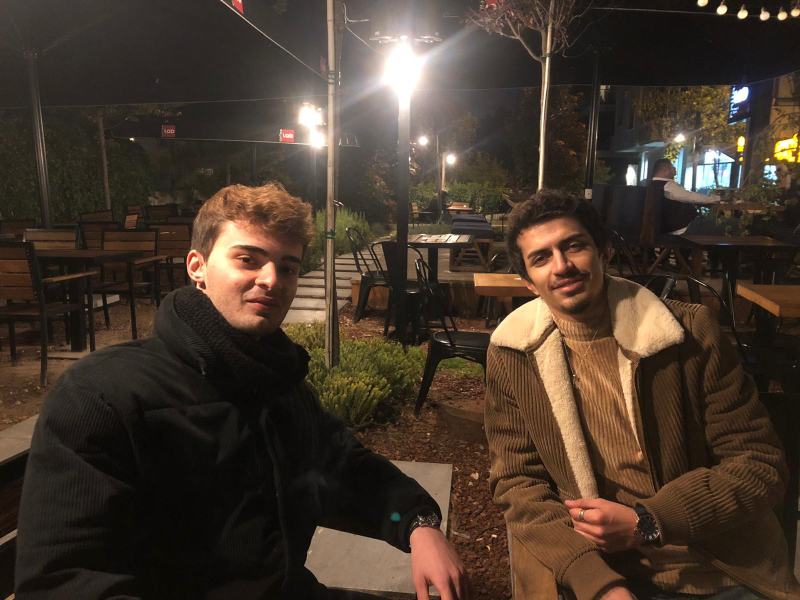
#> input picture temel_islemler/ank.jpeg, 1600 x 1200 px (shown at 1/2 size)
$ python morfolojik_islemler.py
#> lines starting #> are read from the running program, lines starting #| are printed output that depends on the picture
import cv2
import numpy as np

img = cv2.imread("ank.jpeg",0)
#> img: shape (1200, 1600); min 0, max 255, mean 59.7
img = cv2.resize(img,(640,480))
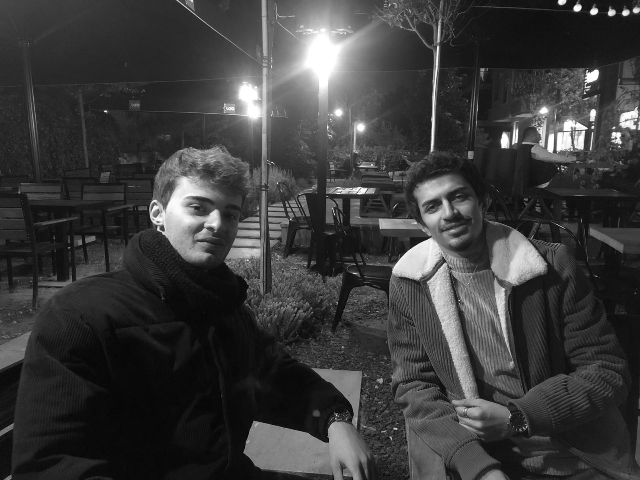
#> img: shape (480, 640); min 3, max 255, mean 59.7

kernel = np.ones((5,5),np.uint8)
opening = cv2.morphologyEx(img,cv2.MORPH_OPEN,kernel)
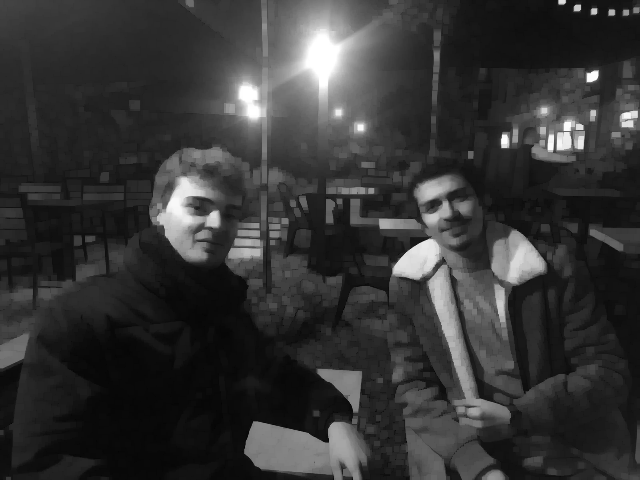
#> opening: shape (480, 640); min 3, max 255, mean 53.2
closing = cv2.morphologyEx(img,cv2.MORPH_CLOSE,kernel)
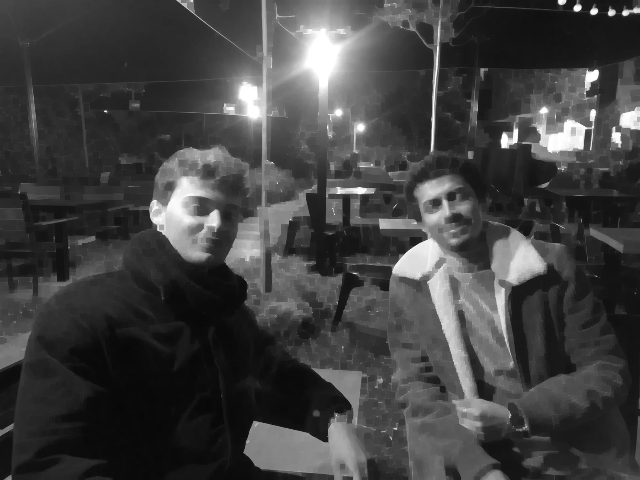
#> closing: shape (480, 640); min 8, max 255, mean 65.5
erosion = cv2.erode(img,kernel,iterations = 1)
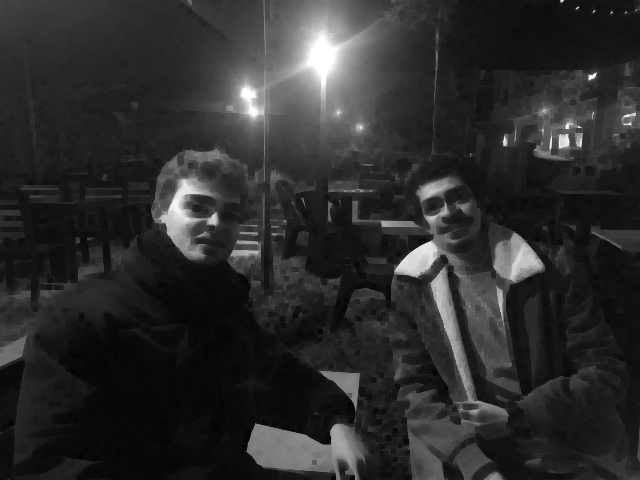
#> erosion: shape (480, 640); min 3, max 255, mean 44.7
dilation = cv2.dilate(img,kernel,iterations = 1)
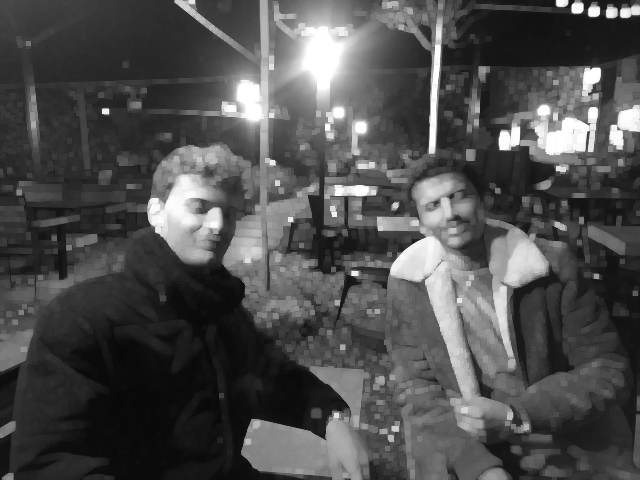
#> dilation: shape (480, 640); min 8, max 255, mean 78.3
gradient = cv2.morphologyEx(img,cv2.MORPH_GRADIENT,kernel)
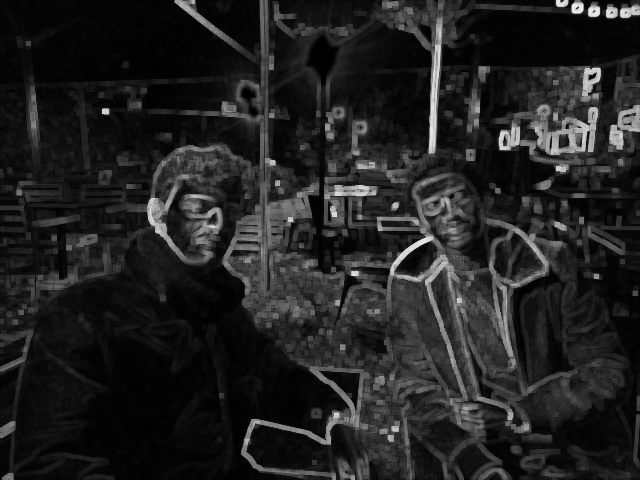
#> gradient: shape (480, 640); min 0, max 237, mean 33.6
tophat = cv2.morphologyEx(img,cv2.MORPH_TOPHAT,kernel)
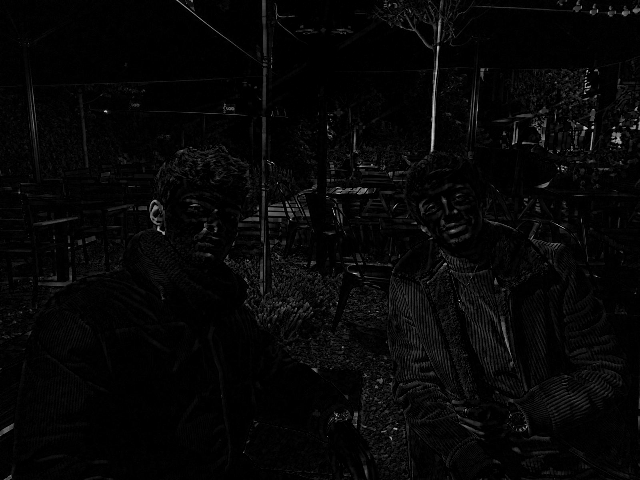
#> tophat: shape (480, 640); min 0, max 212, mean 6.5


cv2.imshow("Original",img)
cv2.imshow("Erosion",erosion)
cv2.imshow("Dilation",dilation)
cv2.imshow("Open",opening)
cv2.imshow("Close",closing)
cv2.imshow("Gradient",gradient)
cv2.imshow("Tophat",tophat)


cv2.waitKey(0)
cv2.destroyAllWindows()
